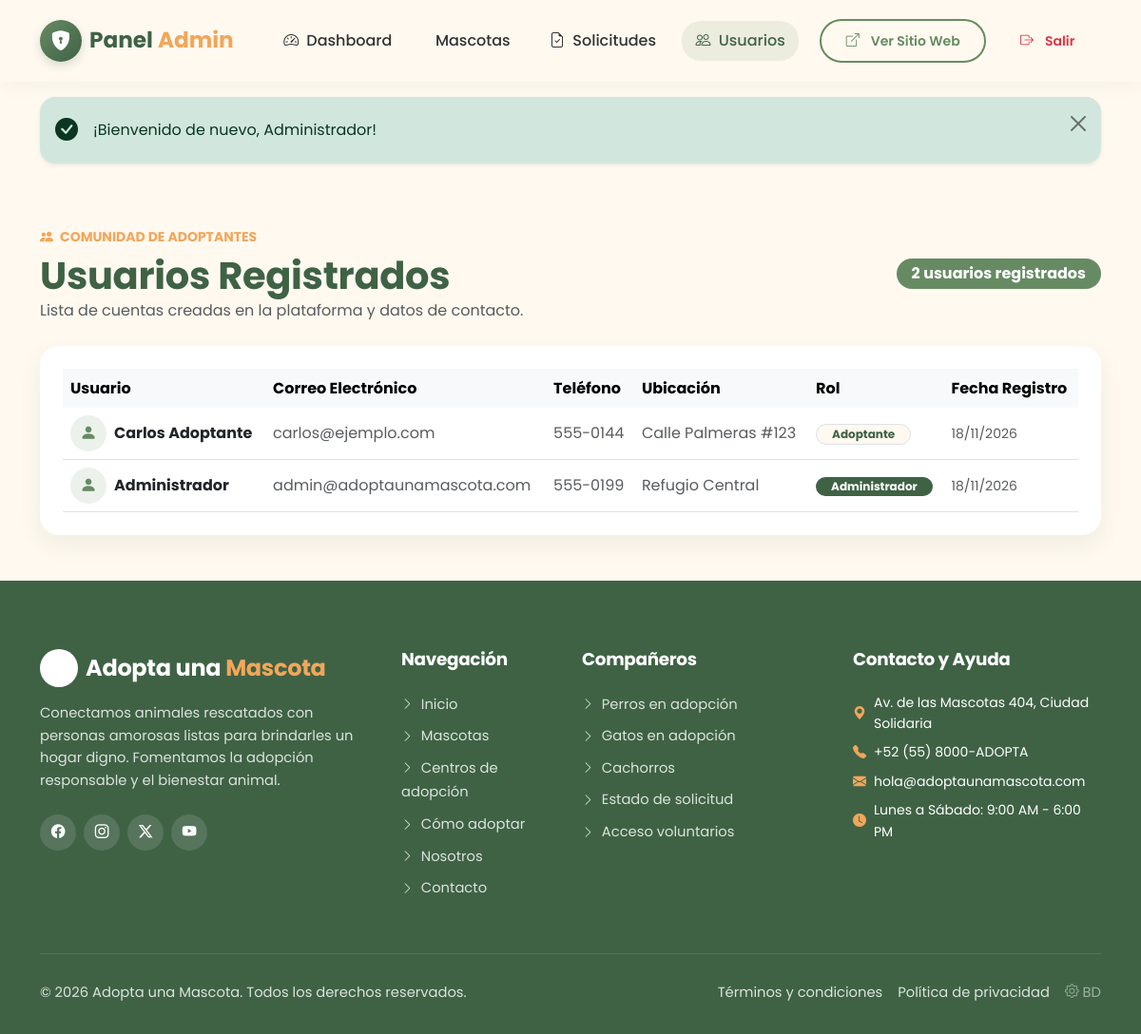
The app's page /admin/usuarios.php (signed in) with its own data.
### tables this page shows
CREATE TABLE IF NOT EXISTS `usuarios` (
  `id` INT AUTO_INCREMENT PRIMARY KEY,
  `nombre` VARCHAR(100) NOT NULL,
  `email` VARCHAR(120) NOT NULL UNIQUE,
  `password` VARCHAR(255) NOT NULL,
  `telefono` VARCHAR(25) NULL,
  `direccion` VARCHAR(255) NULL,
  `rol` ENUM('admin', 'adoptante') DEFAULT 'adoptante',
  `fecha_registro` DATETIME DEFAULT CURRENT_TIMESTAMP
);

### config/pets_helper.php (called while the page is built, shortened)
<?php
require_once __DIR__ . '/db.php';
function getAllUsuarios() {
    $pdo = getDB();
    if ($pdo) {
        try {
            $stmt = $pdo->query("SELECT id, nombre, email, telefono, direccion, rol, fecha_registro FROM `usuarios` ORDER BY id DESC");
            $users = $stmt->fetchAll();
            if (!empty($users)) {
                return $users;
            }
        } catch (PDOException $e) {
            error_log("Error obteniendo usuarios: " . $e->getMessage());
        }
    }
    return $_SESSION['lista_usuarios'] ?? [];
}
?>

### config/db.php (called while the page is built, shortened)
<?php
function sanitize($data) {
    return htmlspecialchars(trim((string)($data ?? '')), ENT_QUOTES, 'UTF-8');
}
?>

### admin/usuarios.php (the view, shortened to what this page needs)
<?php
require_once __DIR__ . '/../config/db.php';
require_once __DIR__ . '/../config/pets_helper.php';
require_once __DIR__ . '/admin_header.php';
$usuarios = getAllUsuarios();
?>
<div class="container py-4 py-md-5">
    <div class="d-flex flex-column flex-md-row justify-content-between align-items-md-center gap-3 mb-4">
        <div>
            <span class="text-naranja fw-bold text-uppercase small letter-spacing-1">
                <i class="bi bi-people-fill me-1"></i> Comunidad de Adoptantes
            </span>
            <h1 class="display-6 fw-bold text-verde-oscuro mt-1 mb-0">Usuarios Registrados</h1>
            <p class="text-muted mb-0">Lista de cuentas creadas en la plataforma y datos de contacto.</p>
        </div>
        <div>
            <span class="badge bg-verde fs-6 py-2 px-3 rounded-pill">
                <?= count($usuarios) ?> usuarios registrados
            </span>
        </div>
    </div>
    <div class="card card-custom p-4 border-0">
        <div class="table-responsive">
            <table class="table align-middle table-hover mb-0">
                <thead class="table-light">
                    <tr>
                        <th class="border-0">Usuario</th>
                        <th class="border-0">Correo Electrónico</th>
                        <th class="border-0">Teléfono</th>
                        <th class="border-0">Ubicación</th>
                        <th class="border-0">Rol</th>
                        <th class="border-0">Fecha Registro</th>
                    </tr>
                </thead>
                <tbody>
                    <?php foreach ($usuarios as $u): ?>
                        <tr>
                            <td>
                                <div class="d-flex align-items-center gap-2">
                                    <div class="step-icon text-verde m-0" style="width: 38px; height: 38px; font-size: 1.1rem;">
                                        <i class="bi bi-person-fill"></i>
                                    </div>
                                    <span class="fw-bold text-dark"><?= sanitize($u['nombre']) ?></span>
                                </div>
                            </td>
                            <td class="text-muted"><?= sanitize($u['email']) ?></td>
                            <td class="text-muted"><?= sanitize($u['telefono'] ?: 'No registrado') ?></td>
                            <td class="text-muted"><?= sanitize($u['direccion'] ?: 'No especificada') ?></td>
                            <td>
                                <span class="badge <?= ($u['rol'] === 'admin') ? 'bg-verde-oscuro text-white' : 'bg-crema text-verde-oscuro border' ?> rounded-pill px-3 py-1">
                                    <?= ($u['rol'] === 'admin') ? 'Administrador' : 'Adoptante' ?>
                                </span>
                            </td>
                            <td class="text-muted small"><?= date('d/m/Y', strtotime($u['fecha_registro'])) ?></td>
                        </tr>
                    <?php endforeach; ?>
                </tbody>
            </table>
        </div>
    </div>
</div>
<?php require_once __DIR__ . '/../includes/footer.php'; ?>

### records on screen
usuarios: nombre "Carlos Adoptante", email "carlos@ejemplo.com", telefono "555-0144", direccion "Calle Palmeras #123", rol "Adoptante", fecha_registro "18/11/2026"
usuarios: nombre "Administrador", email "admin@adoptaunamascota.com", telefono "555-0199", direccion "Refugio Central", rol "Administrador", fecha_registro "18/11/2026"

### other values on screen
$flash['mensaje'] "¡Bienvenido de nuevo, Administrador!"
count($usuarios) "2"
